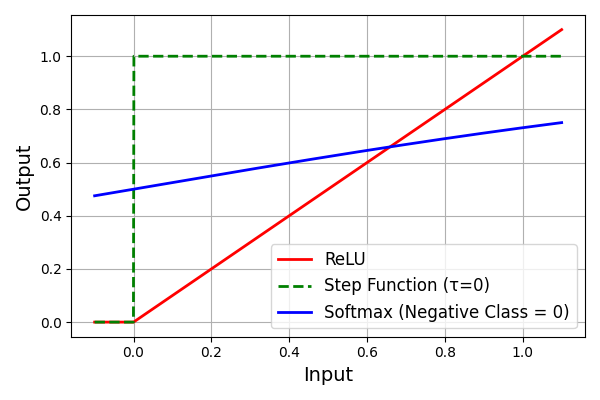

Write Python code to recreate this figure.
import numpy as np
import matplotlib.pyplot as plt

# Define activation functions
def relu(x):
    return np.maximum(0, x)

def softmax(x):
    """Compute softmax probabilities for the positive class."""
    # x is a series of probabilities for the positive class
    #assume the negative class has a constant score of 0
    # return the softmax probabilities for the positive class only
    exp = np.exp(x)
    softmaxes = exp / (exp+1)
    return softmaxes

def tanh(x):
    return np.tanh(x)

def leaky_relu(x, alpha=0.01):
    return np.where(x > 0, x, alpha * x)

def step_function(x, tau=0):
    return np.where(x > tau, 1, 0)

def sigmoid(x):
    return 1 / (1 + np.exp(-x))

def derivativeofsigmoid(x):
    return sigmoid(x) * (1 - sigmoid(x))

# Generate input values between -1 and 1
x = np.linspace(-0.1, 1.1, 1000)

# Evaluate activation functions
relu_output = relu(x)
tanh_output = tanh(x)
leaky_relu_output = leaky_relu(x)
step_output = step_function(x, tau=0)  # You can adjust tau as needed
sigmoid_output = sigmoid(x)

# For Softmax, compute the probability of the positive class
# Assume the negative class has a constant score of 0
scores = np.vstack((x, np.zeros_like(x)))  # Positive class scores and negative class scores
softmax_probs = np.array([softmax(score) for score in scores.T])  # Transpose to iterate over columns
softmax_positive = softmax_probs[:, 0]  # Extract positive class probabilities

# Plot all activation functions in one plot
plt.figure(figsize=(6, 4))
plt.plot(x, relu_output, label='ReLU', color='red',linewidth=2)
plt.plot(x, step_output, label='Step Function (τ=0)', color='green', linestyle='--',linewidth=2)
plt.plot(x, softmax_positive, label='Softmax (Negative Class = 0)', color='blue',linewidth=2)
# plt.plot(x, sigmoid_output, label='Sigmoid', color='purple',linewidth=2)
plt.xlabel('Input', fontsize=14)
plt.ylabel('Output', fontsize=14)
plt.legend(fontsize=12)
plt.grid(True)
plt.tight_layout()
plt.savefig('activation_functions.png')
plt.show()
plt.close()
